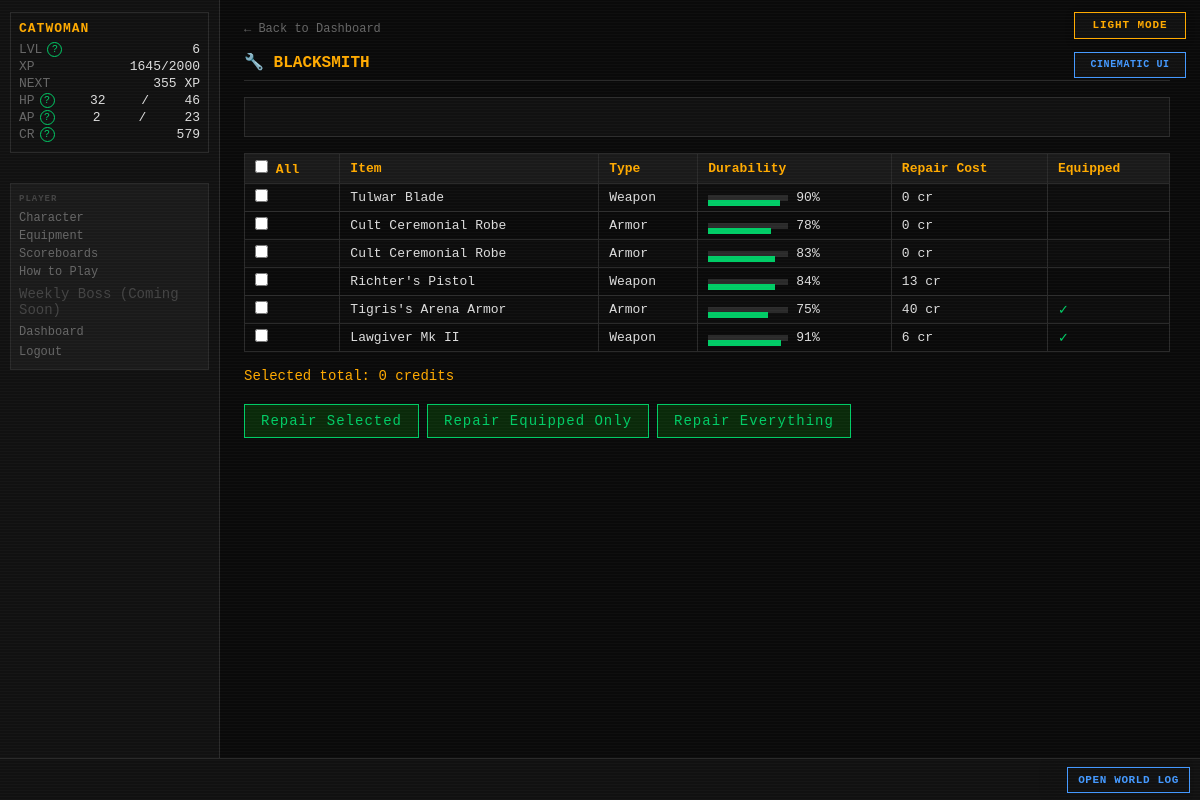
/blacksmith (signed in), run on the app's committed database.
### tables this page shows
CREATE TABLE players (
    id                  INTEGER PRIMARY KEY AUTOINCREMENT,
    username            TEXT    UNIQUE NOT NULL,
    password_hash       TEXT    NOT NULL,
    email               TEXT    UNIQUE NOT NULL,
    character_name      TEXT    NOT NULL,
    sex                 TEXT    NOT NULL,
    class_id            INTEGER REFERENCES classes(id),
    str_stat            INTEGER NOT NULL DEFAULT 1,
    end_stat            INTEGER NOT NULL DEFAULT 1,
    agi_stat            INTEGER NOT NULL DEFAULT 1,
    lck_stat            INTEGER NOT NULL DEFAULT 1,
    per_stat            INTEGER NOT NULL DEFAULT 1,
    level               INTEGER NOT NULL DEFAULT 1,
    xp                  INTEGER NOT NULL DEFAULT 0,
    current_hp          INTEGER NOT NULL,
    current_ap          INTEGER NOT NULL,
    credits             INTEGER NOT NULL DEFAULT 25,
    equipped_weapon_id  INTEGER REFERENCES inventory_items(id),
    equipped_armor_id   INTEGER REFERENCES inventory_items(id),
    equipped_special_id INTEGER REFERENCES inventory_items(id),
    in_combat           INTEGER NOT NULL DEFAULT 0,
    pending_levelup     INTEGER NOT NULL DEFAULT 0,
    combat_preference   TEXT    NOT NULL DEFAULT "Balanced",
    is_banned           INTEGER NOT NULL DEFAULT 0,
    retired_at          TEXT,
    last_login_at       TEXT,
    created_at          TEXT    NOT NULL DEFAULT (datetime('now'))
);

CREATE TABLE weapons (
    id              INTEGER PRIMARY KEY AUTOINCREMENT,
    name            TEXT    UNIQUE NOT NULL,
    is_active       INTEGER NOT NULL DEFAULT 1,
    level           INTEGER NOT NULL,
    weapon_type     TEXT    NOT NULL,
    damage_die      TEXT    NOT NULL,
    damage_type     TEXT    NOT NULL,
    str_bonus       INTEGER NOT NULL DEFAULT 0,
    end_bonus       INTEGER NOT NULL DEFAULT 0,
    agi_bonus       INTEGER NOT NULL DEFAULT 0,
    lck_bonus       INTEGER NOT NULL DEFAULT 0,
    per_bonus       INTEGER NOT NULL DEFAULT 0,
    associated_to   TEXT,
    credit_cost     INTEGER NOT NULL,
    drop_chance     REAL    NOT NULL,
    starting_durability INTEGER NOT NULL DEFAULT 100,
    imported_at     TEXT    NOT NULL DEFAULT (datetime('now'))
, description TEXT NOT NULL DEFAULT '');

CREATE TABLE inventory_items (
    id                 INTEGER PRIMARY KEY AUTOINCREMENT,
    player_id          INTEGER NOT NULL REFERENCES players(id),
    item_type          TEXT    NOT NULL,
    item_id            INTEGER NOT NULL,
    current_durability INTEGER NOT NULL DEFAULT 100,
    acquired_at        TEXT    NOT NULL DEFAULT (datetime('now')),
    acquired_method    TEXT    NOT NULL
);

CREATE TABLE armor (
    id              INTEGER PRIMARY KEY AUTOINCREMENT,
    name            TEXT    UNIQUE NOT NULL,
    is_active       INTEGER NOT NULL DEFAULT 1,
    level           INTEGER NOT NULL,
    ac_bonus        INTEGER NOT NULL DEFAULT 0,
    res_blade       INTEGER NOT NULL DEFAULT 0,
    res_blunt       INTEGER NOT NULL DEFAULT 0,
    res_ballistic   INTEGER NOT NULL DEFAULT 0,
    res_energy      INTEGER NOT NULL DEFAULT 0,
    res_arcane      INTEGER NOT NULL DEFAULT 0,
    res_explosive   INTEGER NOT NULL DEFAULT 0,
    res_venom       INTEGER NOT NULL DEFAULT 0,
    str_bonus       INTEGER NOT NULL DEFAULT 0,
    end_bonus       INTEGER NOT NULL DEFAULT 0,
    agi_bonus       INTEGER NOT NULL DEFAULT 0,
    lck_bonus       INTEGER NOT NULL DEFAULT 0,
    per_bonus       INTEGER NOT NULL DEFAULT 0,
    associated_to   TEXT,
    credit_cost     INTEGER NOT NULL,
    drop_chance     REAL    NOT NULL,
    starting_durability INTEGER NOT NULL DEFAULT 100,
    imported_at     TEXT    NOT NULL DEFAULT (datetime('now'))
, description TEXT NOT NULL DEFAULT '');

### routes/blacksmith.py (the view)
@bp.route("/blacksmith")
def index():
    player   = g.player
    settings = get_all_settings()
    if player["credits"] == 0:
        return render_template("blacksmith/blacksmith.html",
                               items=[], blocked=True,
                               blocked_reason="You have no credits.",
                               feedback=request.args.get("feedback"),
                               error=request.args.get("error"))
    items = _get_repairable_items(player, settings)
    all_full = all(i["current_durability"] >= 100 for i in items)
    if all_full:
        return render_template("blacksmith/blacksmith.html",
                               items=[], blocked=True,
                               blocked_reason="All your items are at full durability.",
                               feedback=request.args.get("feedback"),
                               error=request.args.get("error"))
    return render_template("blacksmith/blacksmith.html",
                           items=items,
                           blocked=False,
                           feedback=request.args.get("feedback"),
                           error=request.args.get("error"))

### app.py (called while the page is built)
def _context_processor() -> dict:
    settings = get_all_settings()
    player = g.get("player")
    if not player:
        return {"settings": settings}
    return {"player": player, "settings": settings}

def _check_auth():
    if request.endpoint in _AUTH_EXEMPT:
        return None
    if not session.get("player_id"):
        return redirect(url_for("auth.login"))
    return None

def _load_player():
    player_id = session.get("player_id")
    if not player_id:
        return None
    player = get_player(player_id)
    if player is None:
        session.clear()
        return redirect(url_for("auth.login"))
    g.player = player
    return None

def _check_levelup():
    if request.endpoint in _LEVELUP_EXEMPT:
        return None
    player = g.get("player")
    if player and player.get("pending_levelup") and not player.get("in_combat"):
        return redirect(url_for("auth.levelup"))
    if player and not player.get("in_combat"):
        threshold = cfg.XP_CURVE.get(player["level"] + 1)
        if threshold is not None and player["xp"] >= threshold:
            from combat.engine import check_level_up
            if check_level_up(player["id"], player["xp"], player["level"]):
                g.player = get_player(player["id"])
                return redirect(url_for("auth.levelup"))
    return None

def _set_blackout_flag():
    settings = get_all_settings()
    blackout_mins = settings.get("MIDNIGHT_BLACKOUT_MINUTES", cfg.MIDNIGHT_BLACKOUT_MINUTES)
    now = datetime.now(timezone.utc)
    minutes_to_midnight = (24 * 60) - (now.hour * 60 + now.minute)
    g.blackout = (minutes_to_midnight <= blackout_mins)

### database.py (called while the page is built)
def get_db() -> sqlite3.Connection:
    if 'db' not in g:
        g.db = sqlite3.connect(
            cfg.DB_PATH,
            detect_types=sqlite3.PARSE_DECLTYPES,
            timeout=10,
        )
        g.db.row_factory = dict_factory
        g.db.execute("PRAGMA foreign_keys = ON")
        g.db.execute("PRAGMA journal_mode = WAL")
    return g.db

def dict_factory(cursor: sqlite3.Cursor, row: tuple) -> dict:
    return {col[0]: val for col, val in zip(cursor.description, row)}

def execute(sql: str, params: tuple = ()) -> list[dict]:
    return get_db().execute(sql, params).fetchall()

def execute_one(sql: str, params: tuple = ()) -> dict | None:
    return get_db().execute(sql, params).fetchone()

### templates/blacksmith/blacksmith.html (shortened to what this page needs)
{% extends "base.html" %}
{% block content %}
<div id="page-content">
    <a href="{{ url_for('dashboard.index') }}" class="back-link">← Back to Dashboard</a>
    <h2 class="page-title">🔧 BLACKSMITH</h2>
    <div id="terminal-output">
    </div>
    {% if blocked %}
    <p style="color:var(--grey)">{{ blocked_reason }}</p>
    {% else %}
    <form method="POST" action="{{ url_for('blacksmith.repair') }}">
        <table>
            <tr>
                <th><input type="checkbox" id="select-all"> All</th>
                <th>Item</th><th>Type</th><th>Durability</th>
                <th>Repair Cost</th><th>Equipped</th>
            </tr>
            {% for item in items %}
            <tr>
                <td>
                    <input type="checkbox" name="inv_ids" value="{{ item.inv_id }}"
                           class="item-checkbox" data-cost="{{ item.repair_cost }}">
                </td>
                <td>{{ item.name }}</td>
                <td>{{ item.item_type|title }}</td>
                <td>
                    <div style="display:flex;align-items:center;gap:8px;">
                        <div style="width:80px;height:6px;background:var(--border);position:relative;">
                            <div class="dur-bar {% if item.current_durability < 25 %}low{% elif item.current_durability < 60 %}medium{% endif %}"
                                 style="width:{{ item.current_durability }}%"></div>
                        </div>
                        {{ item.current_durability }}%
                    </div>
                </td>
                <td>{{ item.repair_cost }} cr</td>
                <td>{% if item.is_equipped %}<span class="term-good">✓</span>{% endif %}</td>
            </tr>
            {% endfor %}
        </table>
        <div style="margin:12px 0;color:var(--amber);">
            Selected total: <span id="total-cost">0</span> credits
        </div>
        <div style="display:flex;gap:8px;flex-wrap:wrap;">
            <button type="submit" name="mode" value="selected" class="auth-btn" style="width:auto;padding:8px 16px;">
                Repair Selected
            </button>
            <button type="submit" name="mode" value="equipped" class="auth-btn" style="width:auto;padding:8px 16px;">
                Repair Equipped Only
            </button>
            <button type="submit" name="mode" value="all" class="auth-btn" style="width:auto;padding:8px 16px;">
                Repair Everything
            </button>
        </div>
    </form>
    {% endif %}
</div>
{% endblock %}

### templates/base.html (shortened to what this page needs)
<!DOCTYPE html>
<html lang="en">
<head>
<link rel="stylesheet" href="{{ url_for('static', filename='style.css') }}">
</head>
<body class="{{ 'authenticated' if player else 'auth-page' }} {% block body_class %}{% endblock %}">
{% if settings.get('ALLOW_PLAYER_COLOR_OVERRIDE', true) %}<button id="theme-toggle" type="button" aria-label="Switch color theme" aria-pressed="false">
</button>{% endif %}
{% if settings.get('ALLOW_PLAYER_INTERFACE_OVERRIDE', true) %}
<button id="interface-toggle" type="button" aria-label="Switch interface style" aria-pressed="false">
</button>
{% endif %}
{% if player %}
<div id="left-col">
    <div id="status-block">
        <div class="status-name">{{ player.character_name }}</div>
        <div class="status-line">
            <span class="label">LVL</span>
            <span id="status-level">{{ player.level }}</span>
        </div>
        <div class="status-line">
            <span class="label">XP</span>
            <span><span id="status-xp">{{ player.xp }}</span><span id="status-xp-threshold">{% if player.get('next_level_xp') is not none %}/{{ player.get('next_level_xp') }}{% endif %}</span></span>
        </div>
        <div class="status-line" title="Experience still needed to reach level {{ player.level + 1 }}">
            <span class="label">NEXT</span>
            <span id="status-xp-next">{% if player.get('xp_to_next_level') is none %}MAX{% elif player.get('xp_to_next_level') <= 0 %}LEVEL UP{% else %}{{ player.get('xp_to_next_level') }} XP{% endif %}</span>
        </div>
        <div class="status-line">
            <span class="label">HP</span>
            <span id="status-hp">{{ player.current_hp }}</span>/<span id="status-maxhp">{{ player.max_hp }}</span>
        </div>
        <div class="status-line">
            <span class="label">AP</span>
            <span id="status-ap">{{ player.current_ap }}</span>/<span id="status-maxap">{{ player.max_ap }}</span>
        </div>
        <div class="status-line">
            <span class="label">CR</span>
            <span id="status-credits">{{ player.credits }}</span>
        </div>
    </div>
    <nav id="left-nav">
        <span class="nav-heading">PLAYER</span>
        <a href="{{ url_for('character.index') }}">Character</a>
        <a href="{{ url_for('character.equipment') }}">Equipment</a>
        <a href="{{ url_for('scoreboards.index') }}">Scoreboards</a>
        <a href="{{ url_for('feeds.game_help') }}">How to Play</a>
        <span class="nav-link-disabled" title="A shared weekly encounter is being designed.">Weekly Boss (Coming Soon)</span>
        <a href="{{ url_for('dashboard.index') }}">Dashboard</a>
        <form action="{{ url_for('auth.logout') }}" method="POST" style="margin:0">
            <button type="submit" class="nav-link-btn">Logout</button>
        </form>
    </nav>
</div>
{% endif %}
<div id="main">
    {% block content %}{% endblock %}
</div>
{% if player %}
<div id="ticker-wrap">
    <a id="ticker-log-link" href="{{ url_for('feeds.global_log') }}" title="Open the complete World Log">OPEN WORLD LOG</a>
    <div id="ticker">
    </div>
</div>
{% endif %}
</body>
</html>

### data on the page
players: character_name "CATWOMAN", level "6", xp "1645", current_hp "32", current_ap "2", credits "579"
weapons: name "Tulwar Blade"
inventory_items: item_type "Weapon"
armor: name "Cult Ceremonial Robe" "Cult Ceremonial Robe"
inventory_items: item_type "Armor"
inventory_items: item_type "Armor"
weapons: name "Richter's Pistol"
inventory_items: item_type "Weapon"
armor: name "Tigris's Arena Armor"
inventory_items: item_type "Armor"
weapons: name "Lawgiver Mk II"
inventory_items: item_type "Weapon"

### other printed values
{{ player.get('next_level_xp') }} "2000"
{{ player.get('xp_to_next_level') }} "355"
{{ player.max_hp }} "46"
{{ player.max_ap }} "23"
{{ item.current_durability }} "90" "78" "83" "84" "75" "91"
{{ item.repair_cost }} "0" "0" "0" "13" "40" "6"
